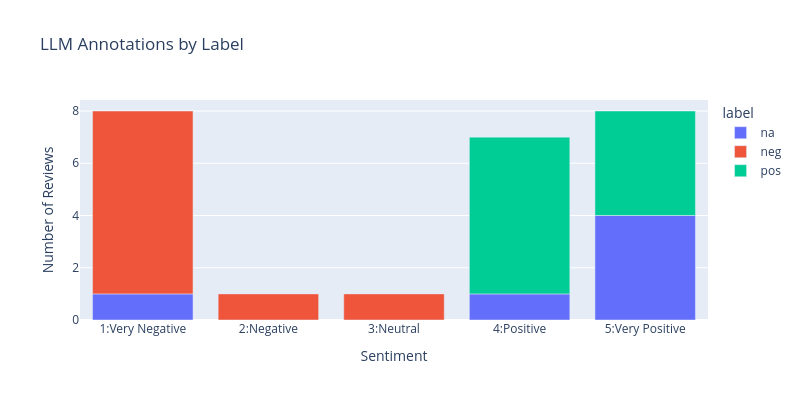

Notebook code for this chart:
### Markdown cell above
##### B2) Distribution of categories grouped by labels

Repeat the visualization above, this time grouped and color-coded by the `neg`, `pos` and `unsup` labels.

### Code cell
# Your code for visualizing all annotations, grouped by labels:
df_LLM = pd.read_csv('imdb_llm.csv')
no_na = df_LLM.dropna().copy()
grouped = no_na.groupby(['annotation', 'label']).size().reset_index(name='frequency')

fig = px.bar(grouped, x='annotation', y='frequency', color='label',
            title='LLM Annotations by Label',
            category_orders={'annotation': [1, 2, 3, 4, 5]},
            labels={'annotation': 'Sentiment', 'frequency': 'Number of Reviews'},
            width=800, height=400)

fig.update_xaxes(
    tickmode='array',
    tickvals=[1, 2, 3, 4, 5],
    ticktext=['1:Very Negative', '2:Negative', '3:Neutral', '4:Positive', '5:Very Positive']
)

### Figure 1 — Plotly figure (JSON) as saved in the notebook; plotly's stock layout.template omitted (floating-point values rounded to 4 significant figures)
{"data": [{"hovertemplate": "label=na<br>Sentiment=%{x}<br>Number of Reviews=%{y}<extra></extra>", "legendgroup": "na", "marker": {"color": "#636efa", "pattern": {"shape": ""}}, "name": "na", "orientation": "v", "showlegend": true, "textposition": "auto", "type": "bar", "x": [1.0, 4.0, 5.0], "xaxis": "x", "y": [1, 1, 4], "yaxis": "y"}, {"hovertemplate": "label=neg<br>Sentiment=%{x}<br>Number of Reviews=%{y}<extra></extra>", "legendgroup": "neg", "marker": {"color": "#EF553B", "pattern": {"shape": ""}}, "name": "neg", "orientation": "v", "showlegend": true, "textposition": "auto", "type": "bar", "x": [1.0, 2.0, 3.0], "xaxis": "x", "y": [7, 1, 1], "yaxis": "y"}, {"hovertemplate": "label=pos<br>Sentiment=%{x}<br>Number of Reviews=%{y}<extra></extra>", "legendgroup": "pos", "marker": {"color": "#00cc96", "pattern": {"shape": ""}}, "name": "pos", "orientation": "v", "showlegend": true, "textposition": "auto", "type": "bar", "x": [4.0, 5.0], "xaxis": "x", "y": [6, 4], "yaxis": "y"}], "layout": {"barmode": "relative", "height": 400, "legend": {"title": {"text": "label"}, "tracegroupgap": 0}, "title": {"text": "LLM Annotations by Label"}, "width": 800, "xaxis": {"anchor": "y", "categoryarray": [1, 2, 3, 4, 5], "categoryorder": "array", "domain": [0, 1], "tickmode": "array", "ticktext": ["1:Very Negative", "2:Negative", "3:Neutral", "4:Positive", "5:Very Positive"], "tickvals": [1, 2, 3, 4, 5], "title": {"text": "Sentiment"}}, "yaxis": {"anchor": "x", "domain": [0, 1], "title": {"text": "Number of Reviews"}}}}
